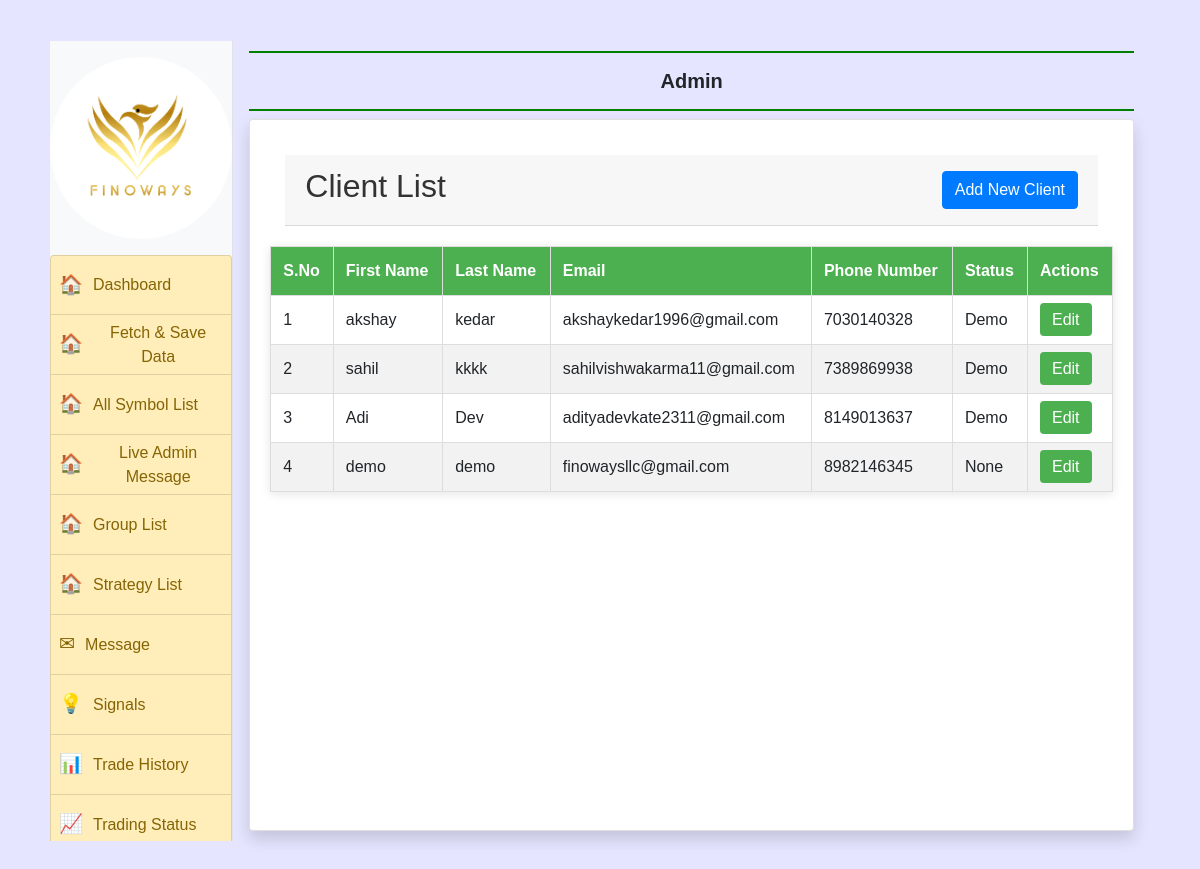
/client/, run on the app's committed database.
### accounts/models.py (models this page shows)
class ind_clientDT(models.Model):
    clint_id = models.CharField(max_length=8, unique=True, default=uuid.uuid4().hex[:8])
    clint_name_first = models.CharField(max_length=50, blank=True, null=True)
    clint_name_last = models.CharField(max_length=50, blank=True, null=True)
    clint_email = models.EmailField(blank=True, null=True)
    clint_password = models.CharField(max_length=50,blank=True, null=True)
    clint_phone_number = models.CharField(max_length=15,blank=True, null=True)
    clint_verify_code = models.CharField(max_length=15,blank=True, null=True)
    clint_date_joined	= models.DateTimeField(verbose_name='date joined', default=None)
    clint_last_login= models.DateTimeField(verbose_name='last login',default=None)
    clint_is_staff= models.BooleanField(default=False)
    clint_status = models.CharField(max_length=15,blank=True, null=True)
    clint_plane = models.CharField(max_length=15,blank=True, null=True)
    client_Group = models.ForeignKey(GROUP, on_delete=models.SET_NULL, blank=True, null=True)
    broker = models.ForeignKey(BROKERS, on_delete=models.SET_NULL, blank=True, null=True)
    api_key = models.CharField(max_length=100, blank=True, null=True)
    client_id = models.CharField(max_length=100, blank=True, null=True)
    password = models.CharField(max_length=100, blank=True, null=True)
    secret_key = models.CharField(max_length=100, blank=True, null=True)
    created_at = models.DateTimeField(auto_now_add=True, blank=True, null=True)
    updated_at = models.DateTimeField(auto_now=True, blank=True, null=True)
    auth_token = models.CharField(max_length=1355, blank=True, null=True)  # Add this field
    feed_token = models.CharField(max_length=1355, blank=True, null=True)  # Add this field
    refresh_token = models.CharField(max_length=1355, blank=True, null=True)  # Add this field
    sub_admin_id = models.CharField(max_length=50, blank=True, null=True)
    service_name = models.CharField(max_length=100, blank=True, null=True)
    ip_address = models.GenericIPAddressField(blank=True, null=True)
    login_date_time = models.DateTimeField(blank=True, null=True)
    strategies = models.CharField(max_length=100, blank=True, null=True)
    Term_condition = models.BooleanField(default=False)
    telegram_number = models.CharField(max_length=15, blank=True, null=True)
    telegram_chat_id = models.CharField(max_length=15, blank=True, null=True)

### accounts/views.py (the view)
# urls.py: path('client/', views.client_detail, name='client_detail'),
def client_detail(request):
    client = ind_clientDT.objects.all()
    return render(request, 'client_detail.html', {'client': client})

### templates/client_detail.html (shortened to what this page needs)
{% extends 'admin_base.html' %}
{% block main %}
</head>
<body>
    <div class="card-header row">
        <h2>Client List</h2>
        <a href="{% url 'admin_client_registration' %}" class="btn btn-primary">Add New Client</a>
    </div>
    <table>
        <thead>
            <tr>
                <th>S.No</th>
                <th>First Name</th>
                <th>Last Name</th>
                <th>Email</th>
                <th>Phone Number</th>
                <th>Status</th>
                <th>Actions</th>
            </tr>
        </thead>
        <tbody>
            {% for client in client %}
            <tr>
                <td>{{ forloop.counter }}</td>
                <td>{{ client.clint_name_first }}</td>
                <td>{{ client.clint_name_last }}</td>
                <td>{{ client.clint_email }}</td>
                <td>{{ client.clint_phone_number }}</td>
                <td>{{ client.clint_plane }}</td>
                <td class="actions"><a href="{% url 'edit_client' client.clint_id %}">Edit</a></td>
            </tr>
            {% endfor %}
        </tbody>
    </table>
</body>
{% endblock %}

### templates/client_detail.html (style rules this page uses)
body { font-family: Arial, sans-serif; margin: 0; padding: 20px; background-color: #f9f9f9; }
h2 { text-align: center; color: #333; }
table { width: 100%; border-collapse: collapse; margin: 20px 0; box-shadow: 0 2px 10px rgba(0, 0, 0, 0.1); background-color: #fff; }
th, td { border: 1px solid #ddd; padding: 12px; text-align: left; }
th { background-color: #4CAF50; color: white; }
tr:nth-child(even) { background-color: #f2f2f2; }
a { text-decoration: none; color: #4CAF50; }
.actions a { padding: 8px 12px; background-color: #4CAF50; color: white; border-radius: 4px; transition: background-color 0.3s; }
.row { display: flex; justify-content: space-between; align-items: center; margin: 15px; }

### data on the page
ind_clientDT: clint_name_first "akshay", clint_name_last "kedar", clint_email "akshaykedar1996@gmail.com", clint_phone_number "7030140328", clint_plane "Demo"
ind_clientDT: clint_name_first "sahil", clint_name_last "kkkk", clint_email "sahilvishwakarma11@gmail.com", clint_phone_number "7389869938", clint_plane "Demo"
ind_clientDT: clint_name_first "Adi", clint_name_last "Dev", clint_email "adityadevkate2311@gmail.com", clint_phone_number "8149013637", clint_plane "Demo"
ind_clientDT: clint_name_first "demo", clint_name_last "demo", clint_email "finowaysllc@gmail.com", clint_phone_number "8982146345", clint_plane "None"
